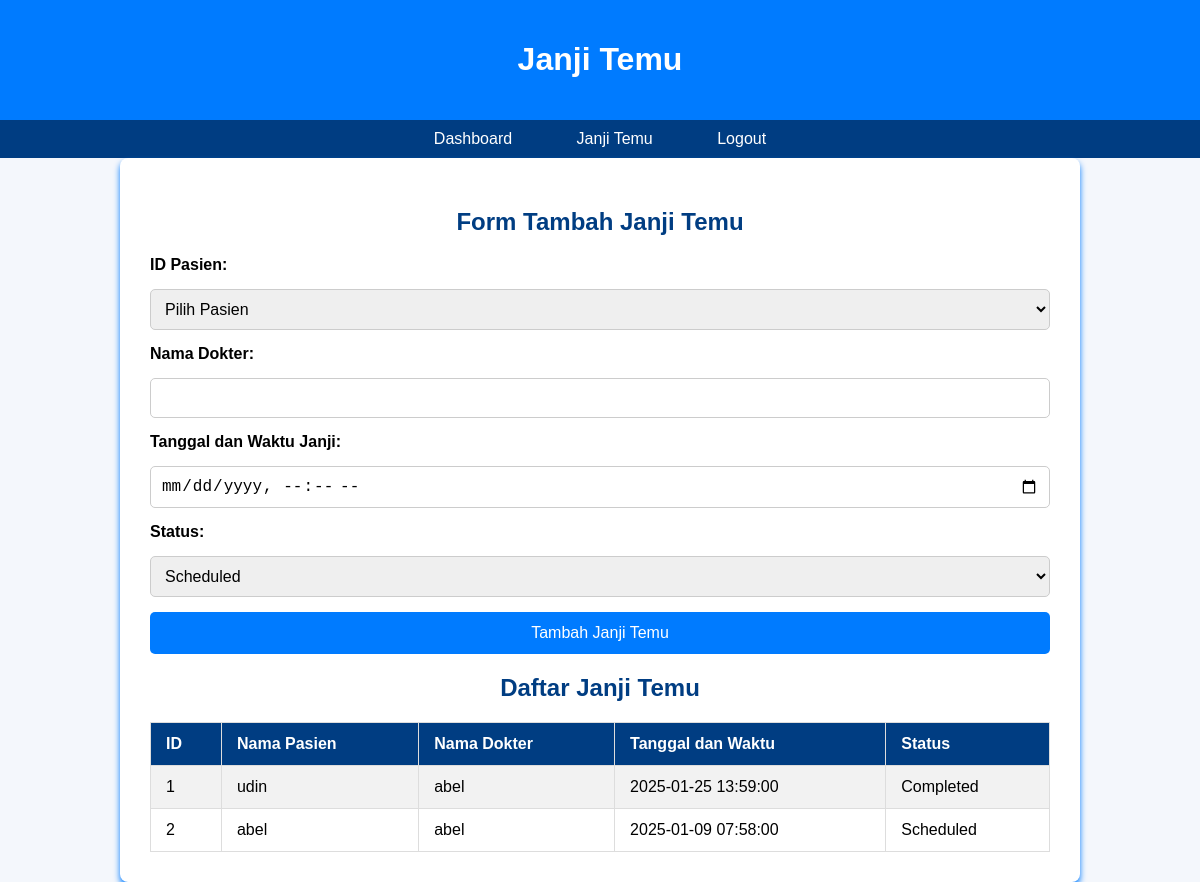
The app's page /appointments.php (signed in) with its own data.
### tables this page shows
CREATE TABLE `appointments` (
  `id` int(11) NOT NULL,
  `patient_id` int(11) NOT NULL,
  `doctor_name` varchar(100) DEFAULT NULL,
  `appointment_date` datetime DEFAULT NULL,
  `status` enum('scheduled','completed','canceled') DEFAULT 'scheduled'
);

CREATE TABLE `patients` (
  `id` int(11) NOT NULL,
  `name` varchar(100) NOT NULL,
  `age` int(11) NOT NULL,
  `address` text DEFAULT NULL,
  `phone` varchar(15) DEFAULT NULL,
  `created_at` timestamp NOT NULL DEFAULT current_timestamp()
);

### appointments.php (the view, shortened to what this page needs)
<?php
require 'db.php';
?>
<!DOCTYPE html>
<html lang="id">
<head>
</head>
<body>
<header>
    <h1>Janji Temu</h1>
</header>
<nav>
    <a href="dashboard.php">Dashboard</a>
    <a href="appointments.php">Janji Temu</a>
    <a href="logout.php">Logout</a>
</nav>
<div class="container">
    <h2>Form Tambah Janji Temu</h2>
    <form method="POST" action="">
        <label for="patient_id">ID Pasien:</label>
        <select id="patient_id" name="patient_id" required>
            <option value="">Pilih Pasien</option>
        </select>
        <label for="doctor_name">Nama Dokter:</label>
        <input type="text" id="doctor_name" name="doctor_name" required>
        <label for="appointment_date">Tanggal dan Waktu Janji:</label>
        <input type="datetime-local" id="appointment_date" name="appointment_date" required>
        <label for="status">Status:</label>
        <select id="status" name="status" required>
            <option value="scheduled">Scheduled</option>
        </select>
        <button type="submit">Tambah Janji Temu</button>
    </form>
    <h2>Daftar Janji Temu</h2>
    <?php
    $query = "
        SELECT a.id, p.name AS patient_name, a.doctor_name, a.appointment_date, a.status
        FROM appointments a
        JOIN patients p ON a.patient_id = p.id
        ORDER BY a.appointment_date DESC
    ";
    $result = $conn->query($query);
    if ($result->num_rows > 0) {
        echo "<table>";
        echo "<tr>
                <th>ID</th>
                <th>Nama Pasien</th>
                <th>Nama Dokter</th>
                <th>Tanggal dan Waktu</th>
                <th>Status</th>
              </tr>";
        while ($row = $result->fetch_assoc()) {
            echo "<tr>
                    <td>" . $row['id'] . "</td>
                    <td>" . htmlspecialchars($row['patient_name']) . "</td>
                    <td>" . htmlspecialchars($row['doctor_name']) . "</td>
                    <td>" . $row['appointment_date'] . "</td>
                    <td>" . ucfirst($row['status']) . "</td>
                  </tr>";
        }
        echo "</table>";
    } else {
        echo "<p>Tidak ada janji temu.</p>";
    }
    ?>
</div>
</body>
</html>

### appointments.php (style rules this page uses)
body { font-family: 'Arial', sans-serif; background-color: #f4f7fc; margin: 0; padding: 0; }
header { background-color: #007bff; color: white; text-align: center; padding: 20px; }
nav { background-color: #003d82; padding: 10px; text-align: center; }
nav a { color: white; padding: 10px 20px; text-decoration: none; margin: 0 10px; border-radius: 5px; transition: background-color 0.3s; }
.container { max-width: 900px; margin: 0 auto; padding: 30px; background-color: white; border-radius: 8px; box-shadow: 0 4px 6px #007bff; }
h2 { text-align: center; color: #003d82; }
form { display: flex; flex-direction: column; gap: 15px; }
label { font-weight: bold; }
input[type="text"], input[type="datetime-local"], select { padding: 10px; border-radius: 5px; border: 1px solid #ccc; font-size: 16px; }
button { background-color: #007bff; color: white; padding: 12px; border: none; border-radius: 5px; font-size: 16px; cursor: pointer; }
table { width: 100%; border-collapse: collapse; margin-top: 20px; }
th, td { padding: 12px 15px; text-align: left; border: 1px solid #ddd; }
th { background-color: #003d82; color: white; }
tr:nth-child(even) { background-color: #f2f2f2; }

### records on screen
appointments: id "1", patient.name "udin", doctor_name "abel", appointment_date "2025-01-25 13:59:00", status "Completed"
appointments: id "2", patient.name "abel", doctor_name "abel", appointment_date "2025-01-09 07:58:00", status "Scheduled"
